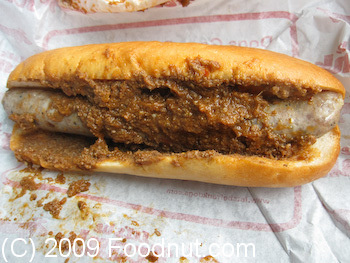
#> input picture other/serverPredictorOLD/test1.png, 350 x 263 px
$ python -i detectObjects.py   (imports and definitions only)   (older library calls are emulated)
#> lines starting #> are read from the running program, lines starting #| are printed output that depends on the picture; after the words box and inside, x2 and y2 are one past the last pixel; in counts of white or black regions, pixels touching at a corner belong together
#> further down, picture is the input picture: shape (263, 350, 3); mean B, G, R 125.8, 153.5, 180.4
import cv2
#reading the image
#image = cv2.imread("demo.jpeg")

def detectObjects(image):
	edged = cv2.Canny(image, 10, 250)
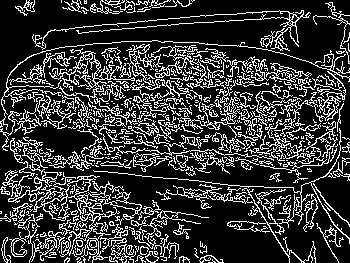
#> edged: shape (263, 350); 22% white in thin lines or dots
	cv2.imshow("Edges", edged)
	cv2.waitKey(0)

	#applying closing function
	kernel = cv2.getStructuringElement(cv2.MORPH_RECT, (7, 7))
	closed = cv2.morphologyEx(edged, cv2.MORPH_CLOSE, kernel)
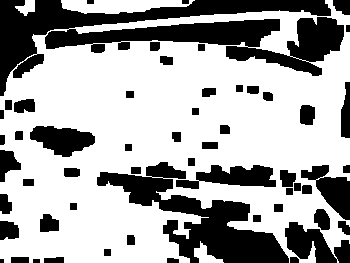
#> closed: shape (263, 350); 65.6% white; 56 black regions (1 under 20 px)
	cv2.imshow("Closed", closed)
	cv2.waitKey(0)

	#finding_contours
	(_, cnts, _) = cv2.findContours(closed.copy(), cv2.RETR_EXTERNAL, cv2.CHAIN_APPROX_SIMPLE)
#> cnts = 4 contours; box (x1, y1, x2, y2) and area: (0, 0, 350, 263) 71616, (61, 0, 195, 14) 1180, (194, 241, 224, 263) 244, (15, 0, 35, 16) 158

	for c in cnts:
		peri = cv2.arcLength(c, True)
		approx = cv2.approxPolyDP(c, 0.02 * peri, True)
		cv2.drawContours(image, [approx], -1, (0, 255, 0), 2)
#> this loop made 4 passes
#> peri on passes 1, 2, 4: 92.97, 2276.6, 62.73
#> (peri, approx) on pass 3: (296.2, [[61, 2], [84, 13], [194, 0]])
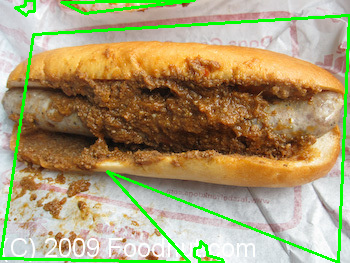
#> image: shape (263, 350, 3); 5.46% of pixels changed, all inside (x1, y1, x2, y2) = (0, 0, 350, 263)
	cv2.imshow("Output", image)
	cv2.waitKey(0)

>>> import cv2
>>> picture = cv2.imread('../serverPredictorOLD/test1.png')
>>> result = detectObjects(picture)

$ run again, on other/serverPredictorOLD/test2.png
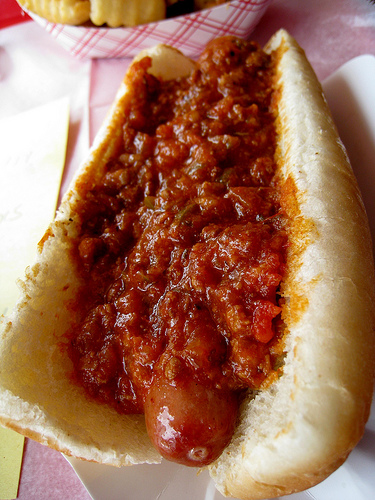
#> input picture other/serverPredictorOLD/test2.png, 375 x 500 px
#> picture is the input picture: shape (500, 375, 3); mean B, G, R 85.8, 110.4, 160.7
#> in detectObjects, `edged = cv2.Canny(image, 10, 250)`:
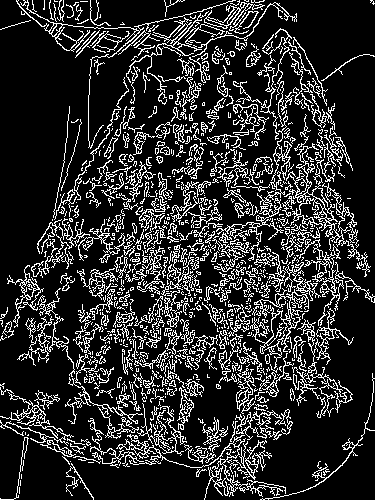
#> edged: shape (500, 375); 17.7% white in thin lines or dots
#> closed: shape (500, 375); 51.1% white; 106 black regions
#> cnts = 2 contours, 1 with area under 20; largest, box (x1, y1, x2, y2) and area: (0, 0, 375, 500) 124721
#> the loop in detectObjects, `for c in cnts:` made 2 passes
#> peri on passes 1 to 2: 14.83, 4387.2
#> after the loop in detectObjects, `for c in cnts:`:
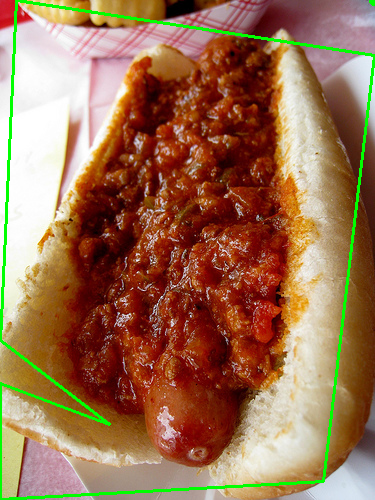
#> image: shape (500, 375, 3); 2.84% of pixels changed, all inside (x1, y1, x2, y2) = (0, 0, 375, 500)
